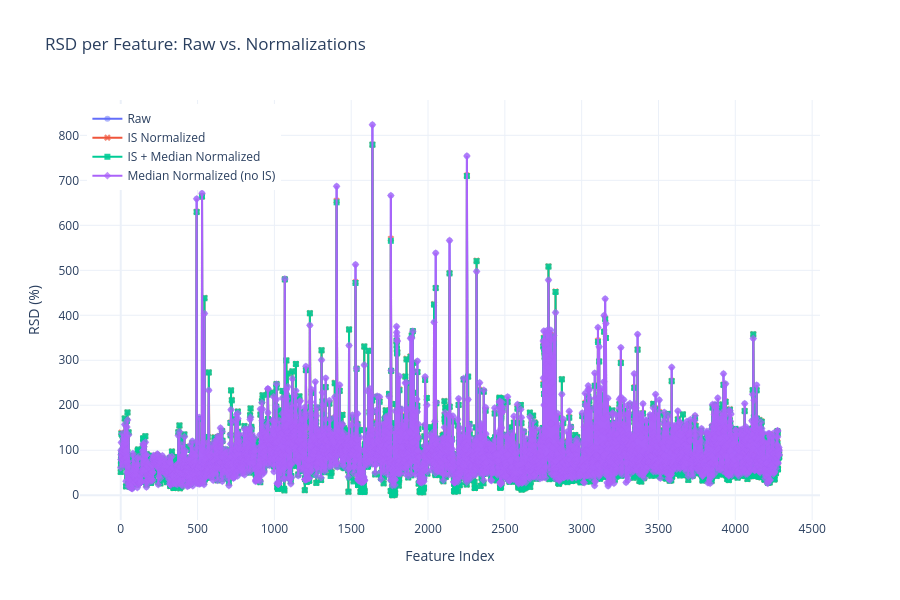

The cell this chart's notebook holds for it:
### Markdown cell above
### RSDs comparison (initial plot)

### Code cell
try:
    fig1 = go.Figure()
    fig1.add_trace(go.Scatter(
        y=rsd_raw.values,
        mode='lines+markers',
        name='Raw',
        marker=dict(symbol='circle', opacity=0.5)
    ))
    fig1.add_trace(go.Scatter(
        y=rsd_is.values,
        mode='lines+markers',
        name='IS Normalized',
        marker=dict(symbol='x', opacity=0.7)
    ))
    fig1.add_trace(go.Scatter(
        y=rsd_final.values,
        mode='lines+markers',
        name='IS + Median Normalized',
        marker=dict(symbol='square', opacity=0.9)
    ))
    fig1.add_trace(go.Scatter(
        y=rsd_median_only.values,
        mode='lines+markers',
        name='Median Normalized (no IS)',
        marker=dict(symbol='diamond', opacity=0.7)
    ))
    fig1.update_layout(
        title="RSD per Feature: Raw vs. Normalizations",
        xaxis_title="Feature Index",
        yaxis_title="RSD (%)",
        template="plotly_white",
        legend=dict(x=0.01, y=0.99),
        width=900,
        height=600
    )
    fig1.show()
except Exception as e:
    print(f"ERROR during RSD plotting: {e}")

### Figure 1 — Plotly figure (JSON) as saved in the notebook; plotly's stock layout.template omitted (floating-point values rounded to 4 significant figures; data arrays with more than 128 entries replaced by an {"elided": "..."} marker saying what was removed)
{"data": [{"marker": {"opacity": 0.5, "symbol": "circle"}, "mode": "lines+markers", "name": "Raw", "type": "scatter", "y": {"elided": "4287 float values"}}, {"marker": {"opacity": 0.7, "symbol": "x"}, "mode": "lines+markers", "name": "IS Normalized", "type": "scatter", "y": {"elided": "4287 float values"}}, {"marker": {"opacity": 0.9, "symbol": "square"}, "mode": "lines+markers", "name": "IS + Median Normalized", "type": "scatter", "y": {"elided": "4287 float values"}}, {"marker": {"opacity": 0.7, "symbol": "diamond"}, "mode": "lines+markers", "name": "Median Normalized (no IS)", "type": "scatter", "y": {"elided": "4287 float values"}}], "layout": {"height": 600, "legend": {"x": 0.01, "y": 0.99}, "title": {"text": "RSD per Feature: Raw vs. Normalizations"}, "width": 900, "xaxis": {"title": {"text": "Feature Index"}}, "yaxis": {"title": {"text": "RSD (%)"}}}}
